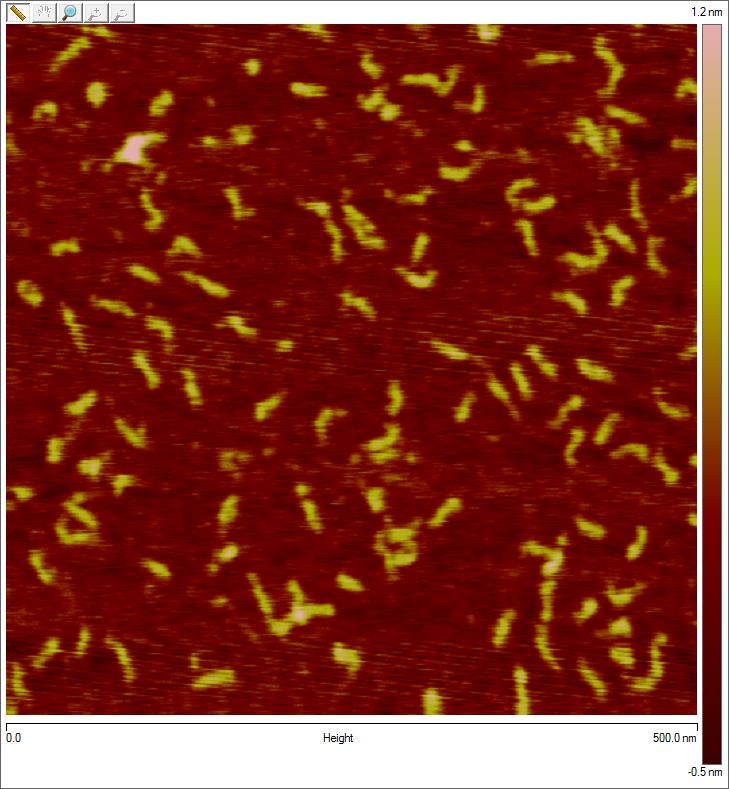
#> input picture OpenCV/TestImage/PsiRNA_ori.jpg, 729 x 789 px
$ python object_size.py --image TestImage/PsiRNA_ori.jpg --width 1.0   (older library calls are emulated)
#> lines starting #> are read from the running program, lines starting #| are printed output that depends on the picture; after the words box and inside, x2 and y2 are one past the last pixel; in counts of white or black regions, pixels touching at a corner belong together; long printed decimals are rounded
# python object_size.py --image images/example_03.png --width 500

# import the necessary packages
from scipy.spatial import distance as dist
from imutils import perspective
from imutils import contours
import numpy as np
import argparse
import imutils
import cv2
import pandas as pd

def midpoint(ptA, ptB):
  return ((ptA[0] + ptB[0]) * 0.5, (ptA[1] + ptB[1]) * 0.5)

# construct the argument parse and parse the arguments
ap = argparse.ArgumentParser()
ap.add_argument("-i", "--image", required=True,
  help="path to the input image")
ap.add_argument("-w", "--width", type=float, required=True,
  help="width of the left-most object in the image (in nano meter)")
args = vars(ap.parse_args())

# load the image, convert it to grayscale, and blur it slightly
img = cv2.imread('TestImage/PsiRNA_ori.jpg')
#> img is the input picture: shape (789, 729, 3); mean B, G, R 38.7, 52.8, 129.1
height, width, channels = img.shape
#> height = 789; width = 729; channels = 3
thisedge=691
ystart=24
xstart=6
image = img[ystart:(ystart+thisedge), xstart:(xstart+thisedge)]
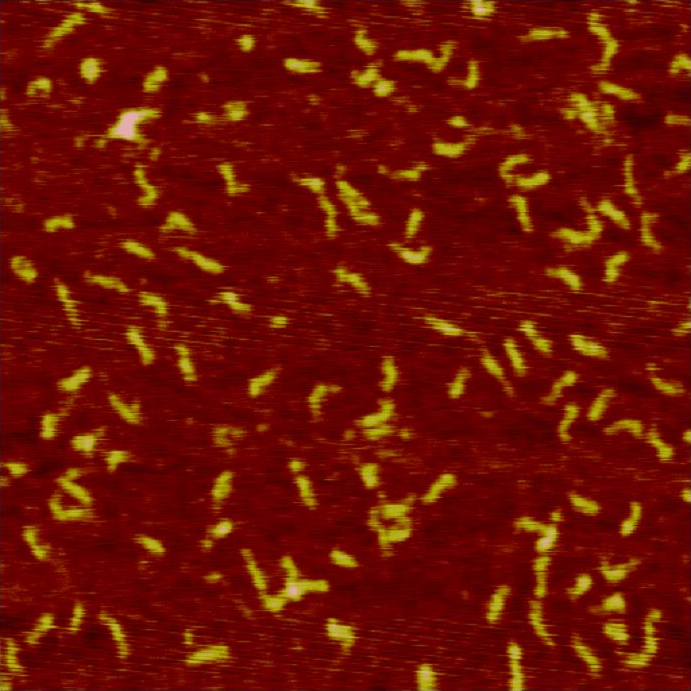
#> image: shape (691, 691, 3); mean B, G, R 3.3, 18.6, 108.9
#image = cv2.imread(args["image"])
#height, width, channels = image.shape
gray = cv2.cvtColor(image, cv2.COLOR_BGR2GRAY)
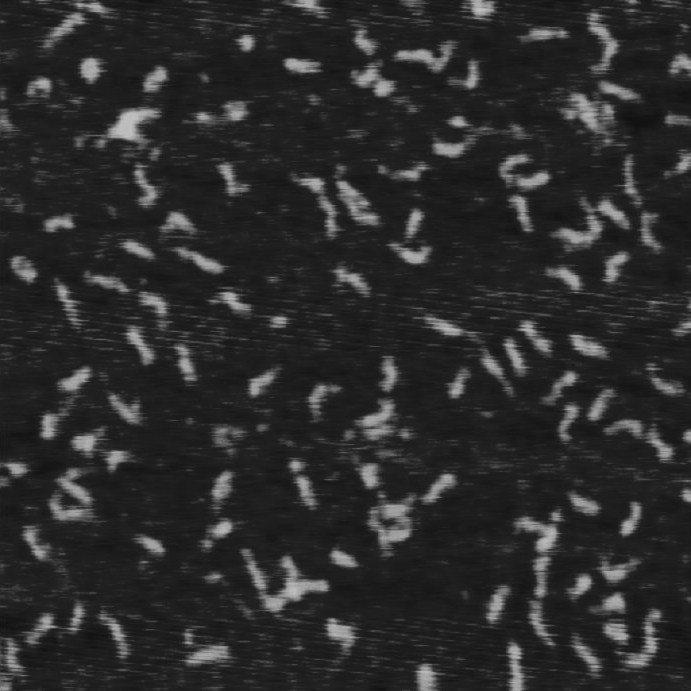
#> gray: shape (691, 691); min 16, max 195, mean 43.8
gray = cv2.GaussianBlur(gray, (7, 7), 0)

#print height
#print width
# perform edge detection, then perform a dilation + erosion to
# close gaps in between object edges
edged = cv2.Canny(gray, 50, 100)
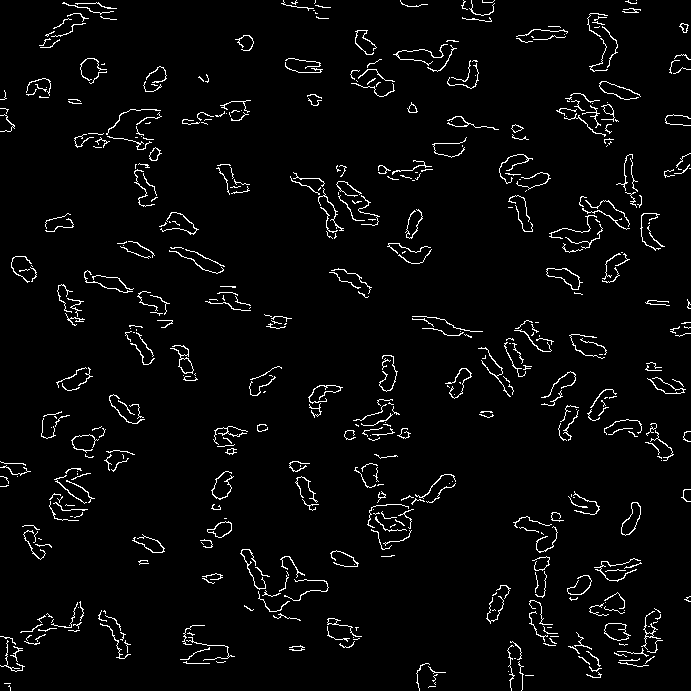
#> edged: shape (691, 691); 3.4% white in thin lines or dots
edged = cv2.dilate(edged, None, iterations=1)
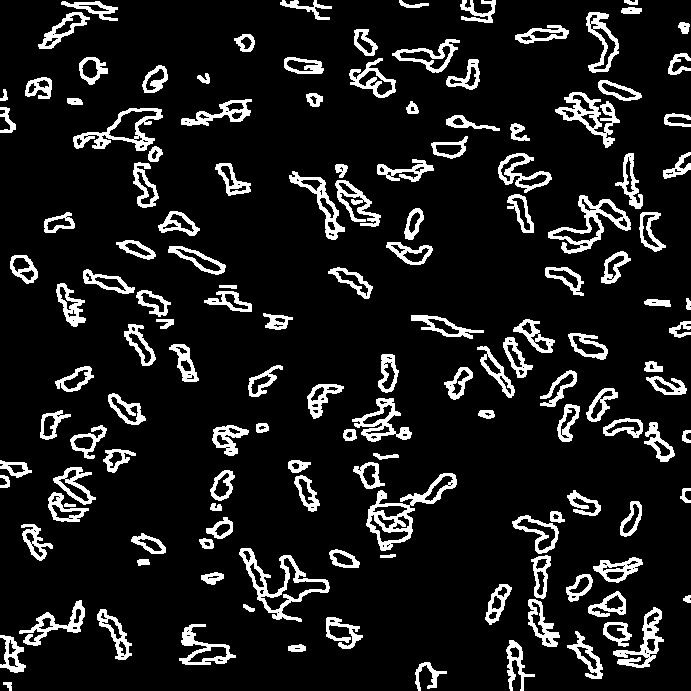
#> edged: shape (691, 691); 11.3% white; 142 white regions, largest, box (x1, y1, x2, y2) and area: (366, 473, 457, 551) 1619, (239, 548, 330, 622) 1484, (548, 195, 631, 254) 1268
edged = cv2.erode(edged, None, iterations=1)
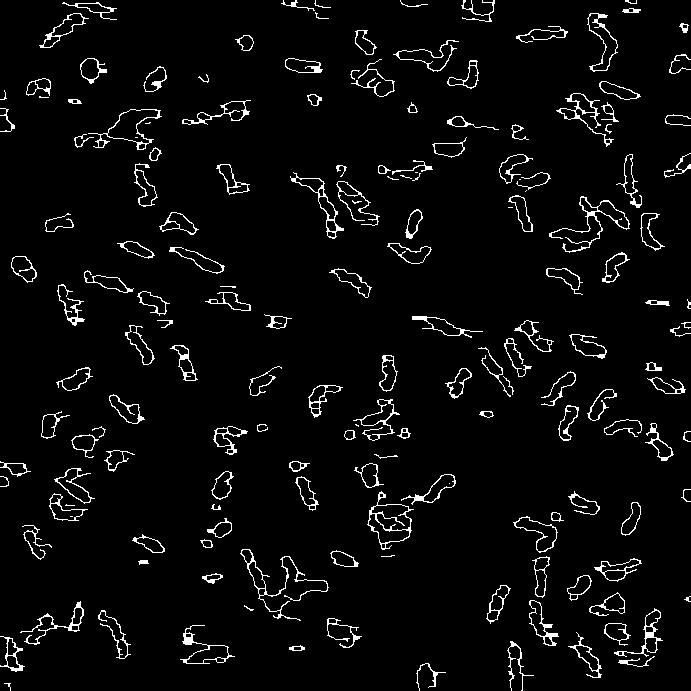
#> edged: shape (691, 691); 4.2% white in thin lines or dots

# find contours in the edge map
cnts = cv2.findContours(edged.copy(), cv2.RETR_EXTERNAL,
  cv2.CHAIN_APPROX_SIMPLE)
#> cnts = 167 contours, 42 with area under 20; largest, box (x1, y1, x2, y2) and area: (367, 491, 414, 550) 1394, (88, 109, 162, 150) 1070, (290, 172, 344, 239) 726, (587, 13, 618, 72) 716, (513, 516, 558, 553) 646
cnts = cnts[0] if imutils.is_cv2() else cnts[1]

# sort the contours from left-to-right and initialize the
# 'pixels per metric' calibration variable
(cnts, _) = contours.sort_contours(cnts)
#pixelsPerMetric = None
pixelsPerMetric = thisedge / args["width"]

list_area=[]
list_perimeter=[]
# loop over the contours individually
for c in cnts:
  # if the contour is not sufficiently large, ignore it
  if cv2.contourArea(c) < 10:
    continue
  #data = data.append(pd.DataFrame({'Area': cv2.contourArea(c), 'Perimeter': cv2.arcLength(c,True)}, index=[0]), ignore_index=True)
  list_area.append(cv2.contourArea(c))
  list_perimeter.append(cv2.arcLength(c,True))
  # compute the rotated bounding box of the contour
  orig = image.copy()
  box = cv2.minAreaRect(c)
  box = cv2.cv.BoxPoints(box) if imutils.is_cv2() else cv2.boxPoints(box)
  box = np.array(box, dtype="int")

  # order the points in the contour such that they appear
  # in top-left, top-right, bottom-right, and bottom-left
  # order, then draw the outline of the rotated bounding
  # box
  box = perspective.order_points(box)
  cv2.drawContours(orig, [box.astype("int")], -1, (0, 255, 0), 2)

  # loop over the original points and draw them
  for (x, y) in box:
    cv2.circle(orig, (int(x), int(y)), 5, (0, 0, 255), -1)

  # unpack the ordered bounding box, then compute the midpoint
  # between the top-left and top-right coordinates, followed by
  # the midpoint between bottom-left and bottom-right coordinates
  (tl, tr, br, bl) = box
  (tltrX, tltrY) = midpoint(tl, tr)
  (blbrX, blbrY) = midpoint(bl, br)

  # compute the midpoint between the top-left and top-right points,
  # followed by the midpoint between the top-righ and bottom-right
  (tlblX, tlblY) = midpoint(tl, bl)
  (trbrX, trbrY) = midpoint(tr, br)

  # draw the midpoints on the image
  cv2.circle(orig, (int(tltrX), int(tltrY)), 5, (255, 0, 0), -1)
  cv2.circle(orig, (int(blbrX), int(blbrY)), 5, (255, 0, 0), -1)
  cv2.circle(orig, (int(tlblX), int(tlblY)), 5, (255, 0, 0), -1)
  cv2.circle(orig, (int(trbrX), int(trbrY)), 5, (255, 0, 0), -1)

  # draw lines between the midpoints
  cv2.line(orig, (int(tltrX), int(tltrY)), (int(blbrX), int(blbrY)),
           (255, 0, 255), 2)
  cv2.line(orig, (int(tlblX), int(tlblY)), (int(trbrX), int(trbrY)),
           (255, 0, 255), 2)

  # compute the Euclidean distance between the midpoints
  dA = dist.euclidean((tltrX, tltrY), (blbrX, blbrY))
  dB = dist.euclidean((tlblX, tlblY), (trbrX, trbrY))

  # if the pixels per metric has not been initialized, then
  # compute it as the ratio of pixels to supplied metric
  # (in this case, inches)
  #if pixelsPerMetric is None:
  #  pixelsPerMetric = dB / args["width"]

  # compute the size of the object
  dimA = dA / pixelsPerMetric
  dimB = dB / pixelsPerMetric

  # draw the object sizes on the image
  cv2.putText(orig, "{:.1f}nm".format(dimA),
    (int(tltrX - 15), int(tltrY - 10)), cv2.FONT_HERSHEY_SIMPLEX,
    0.65, (255, 255, 255), 2)
  cv2.putText(orig, "{:.1f}nm".format(dimB),
    (int(trbrX + 10), int(trbrY)), cv2.FONT_HERSHEY_SIMPLEX,
    0.65, (255, 255, 255), 2)
#> this loop made 167 passes
#> (tl, tr, br, bl, tltrX, tltrY, blbrX, blbrY) on passes 1, 3, 4: ([0, 636], [24, 636], [24, 671], [0, 671], 12, 636, 12, 671), ([0, 460], [30, 463], [29, 477], [-1, 474], 15, 461.5, 14, 475.5), ([0, 108], [14, 108], [14, 131], [0, 131], 7, 108, 7, 131)
  # show the output image
  #cv2.imshow("Image", orig)
  #cv2.waitKey(0)
data = pd.DataFrame({'Area': list_area, 'Perimeter': list_perimeter})
data.index.name = 'Index'
print(data.head())
#|         Area   Perimeter
#| Index
#| 0      334.0  136.083
#| 1      197.5   86.870
#| 2       29.0   99.941
#| 3      422.5   85.012
#| 4      302.5  350.492
data.to_csv('example.csv')

$ run again, with OpenCV/TestImage/005 0.5uM Gag and 0.5uM PsiRNA and 0.5uM PI(4,5)P2 original.jpg copied over OpenCV/TestImage/PsiRNA_ori.jpg
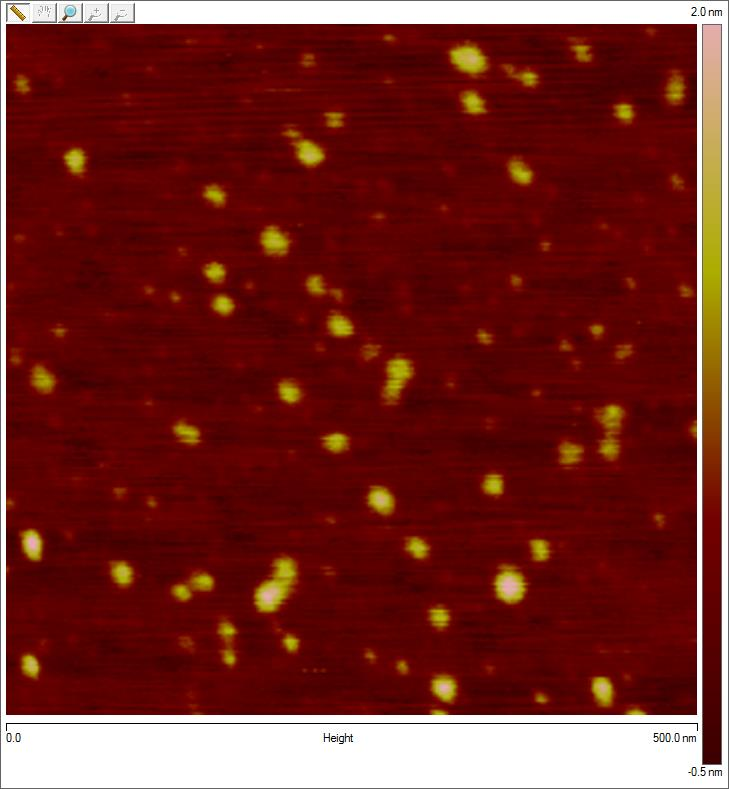
#> input picture OpenCV/TestImage/005 0.5uM Gag and 0.5uM PsiRNA and 0.5uM PI(4,5)P2 original.jpg, 729 x 789 px
#> img is the input picture: shape (789, 729, 3); mean B, G, R 37.3, 42.6, 116.2
#> `gray = cv2.cvtColor(image, cv2.COLOR_BGR2GRAY)`:
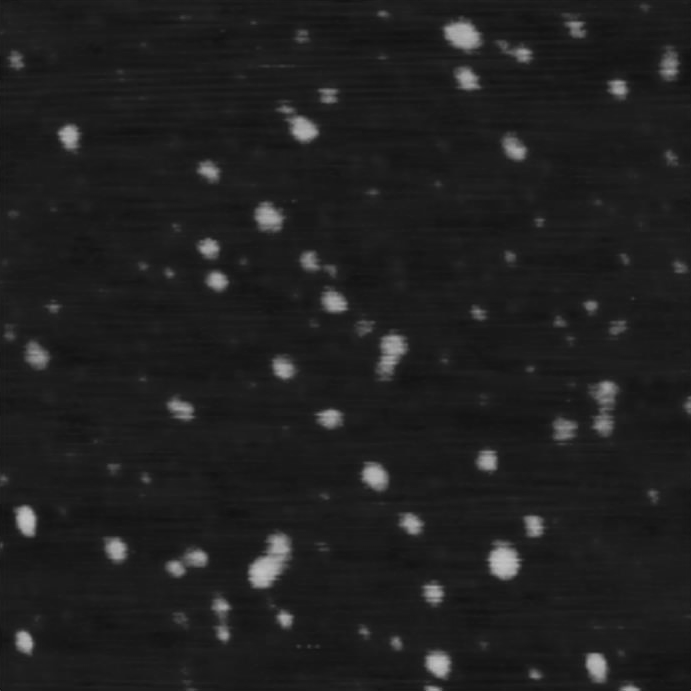
#> gray: shape (691, 691); min 13, max 192, mean 31.7
#> `edged = cv2.erode(edged, None, iterations=1)`:
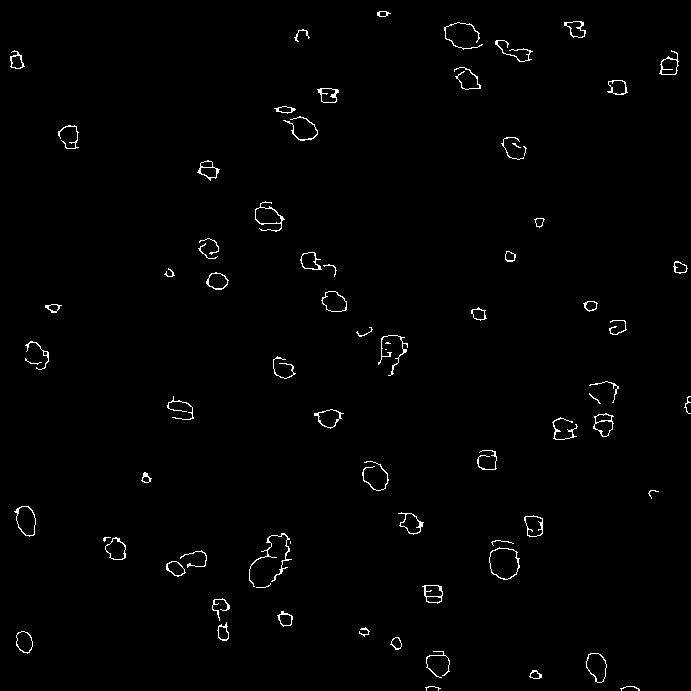
#> edged: shape (691, 691); 1.1% white in thin lines or dots
#> cnts = 74 contours, 26 with area under 20; largest, box (x1, y1, x2, y2) and area: (489, 547, 520, 580) 746, (14, 506, 36, 537) 446, (586, 653, 607, 683) 424, (255, 201, 285, 232) 374, (321, 291, 347, 312) 371
#> the loop `for c in cnts:` made 74 passes
#> (tl, tr, br, bl, tltrX, tltrY, blbrX, blbrY) on passes 1, 2, 3, 5, 6, 7: ([10, 50], [24, 50], [24, 68], [10, 68], 17, 50, 17, 68), ([13, 508], [31, 503], [38, 533], [20, 538], 22, 505.5, 29, 535.5), ([16, 631], [32, 631], [32, 653], [16, 653], 24, 631, 24, 653), ([22, 345], [38, 335], [53, 362], [38, 371], 30, 340, 45.5, 366.5), ([45, 304], [61, 304], [61, 312], [45, 312], 53, 304, 53, 312), ([58, 125], [78, 125], [78, 148], [58, 148], 68, 125, 68, 148)
#|         Area   Perimeter
#| Index
#| 0      147.5   68.870
#| 1      446.5   88.184
#| 2      269.0   65.113
#| 3       43.5  124.811
#> (further printed lines are left out)
